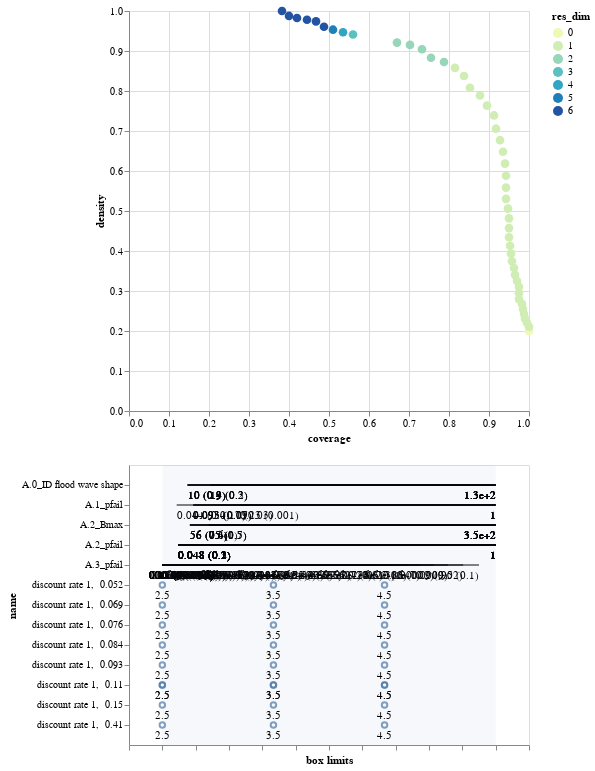

The code cell stored with this chart in its notebook:
### Code cell
box1.inspect_tradeoff()

### Figure 1 — Vega-Lite specification as saved in the notebook (floating-point values rounded to 4 significant figures)
{"config": {"view": {"continuousWidth": 400, "continuousHeight": 300}}, "vconcat": [{"data": {"name": "data-1dca79ca865b7201e2f91e86194e13cc"}, "mark": {"type": "circle", "size": 75}, "encoding": {"color": {"type": "ordinal", "field": "res_dim", "scale": {"range": ["#eff9b6", "#d0edb3", "#97d6b9", "#5dc0c0", "#31a5c2", "#1f80b8", "#2354a3", "#21318d"]}}, "opacity": {"condition": {"value": 1, "selection": "selector002"}, "value": 0.4}, "tooltip": [{"type": "ordinal", "field": "id"}, {"type": "quantitative", "field": "coverage", "format": ".2"}, {"type": "quantitative", "field": "density", "format": ".2"}, {"type": "ordinal", "field": "res_dim"}], "x": {"type": "quantitative", "field": "coverage"}, "y": {"type": "quantitative", "field": "density"}}, "height": 400, "selection": {"selector002": {"type": "single", "fields": ["id"]}}, "width": 400}, {"layer": [{"data": {"name": "data-bb6aba9d5b2784dfa821c54e2e2ca2a7"}, "mark": "rule", "encoding": {"x": {"type": "quantitative", "axis": {"grid": false, "labels": false, "title": "box limits"}, "field": "x_lower", "scale": {"domain": [0, 1], "padding": 0.1}}, "x2": {"field": "x_upper"}, "y": {"type": "nominal", "field": "name", "scale": {"padding": 1.0}}}, "transform": [{"calculate": "(datum.x1-datum.minimum)/(datum.maximum-datum.minimum)", "as": "x_lower"}, {"calculate": "(datum.x2-datum.minimum)/(datum.maximum-datum.minimum)", "as": "x_upper"}, {"filter": {"selection": "selector002"}}], "width": 400}, {"data": {"name": "data-bb6aba9d5b2784dfa821c54e2e2ca2a7"}, "mark": {"type": "text", "align": "left", "baseline": "top", "dy": 5}, "encoding": {"text": {"type": "ordinal", "field": "text"}, "x": {"type": "quantitative", "axis": {"grid": false, "labels": false, "title": "box limits"}, "field": "x_lower", "scale": {"domain": [0, 1], "padding": 0.1}}, "x2": {"field": "x_upper"}, "y": {"type": "nominal", "field": "name", "scale": {"padding": 1.0}}}, "transform": [{"calculate": "(datum.x1-datum.minimum)/(datum.maximum-datum.minimum)", "as": "x_lower"}, {"calculate": "(datum.x2-datum.minimum)/(datum.maximum-datum.minimum)", "as": "x_upper"}, {"filter": {"selection": "selector002"}}, {"calculate": "datum.qp_lower>0?format(datum.x1, \".2\")+\" (\"+format(datum.qp_lower, \".1~g\")+\")\" :format(datum.x1, \".2\")", "as": "text"}], "width": 400}, {"data": {"name": "data-bb6aba9d5b2784dfa821c54e2e2ca2a7"}, "mark": {"type": "text", "align": "right", "baseline": "top", "dy": 5}, "encoding": {"text": {"type": "ordinal", "field": "text"}, "x": {"type": "quantitative", "field": "x_upper"}, "x2": {"field": "x_upper"}, "y": {"type": "nominal", "field": "name", "scale": {"padding": 1.0}}}, "transform": [{"calculate": "(datum.x1-datum.minimum)/(datum.maximum-datum.minimum)", "as": "x_lower"}, {"calculate": "(datum.x2-datum.minimum)/(datum.maximum-datum.minimum)", "as": "x_upper"}, {"filter": {"selection": "selector002"}}, {"calculate": "datum.qp_upper>0?format(datum.x2, \".2\")+\" (\"+format(datum.qp_upper, \".1\")+\")\" :format(datum.x2, \".2\")", "as": "text"}], "width": 400}, {"data": {"name": "data-bb8d07f6df3d47a6a475317795287b23"}, "mark": {"type": "rect", "opacity": 0.05}, "encoding": {"x": {"type": "quantitative", "field": "start"}, "x2": {"field": "end"}}}, {"data": {"name": "data-0ed92d81dcf1db64b46acbf7480b443c"}, "mark": "point", "encoding": {"x": {"type": "quantitative", "field": "x"}, "y": {"type": "nominal", "field": "name"}}, "transform": [{"filter": {"selection": "selector002"}}], "width": 400}, {"data": {"name": "data-0ed92d81dcf1db64b46acbf7480b443c"}, "mark": {"type": "text", "align": "center", "baseline": "top", "dy": 5}, "encoding": {"text": {"type": "nominal", "field": "item"}, "x": {"type": "quantitative", "field": "x"}, "y": {"type": "nominal", "field": "name"}}, "transform": [{"filter": {"selection": "selector002"}}], "width": 400}]}], "$schema": "https://vega.github.io/schema/vega-lite/v4.8.1.json", "datasets": {"data-1dca79ca865b7201e2f91e86194e13cc": [{"coverage": 1.0, "density": 0.2, "id": 0, "mass": 1.0, "mean": 0.2, "res_dim": 0}, {"coverage": 1.0, "density": 0.2105, "id": 1, "mass": 0.95, "mean": 0.2105, "res_dim": 1}, {"coverage": 0.995, "density": 0.2205, "id": 2, "mass": 0.9025, "mean": 0.2205, "res_dim": 1}, {"coverage": 0.99, "density": 0.231, "id": 3, "mass": 0.857, "mean": 0.231, "res_dim": 1}, {"coverage": 0.9875, "density": 0.2426, "id": 4, "mass": 0.814, "mean": 0.2426, "res_dim": 1}, {"coverage": 0.985, "density": 0.2549, "id": 5, "mass": 0.773, "mean": 0.2549, "res_dim": 1}, {"coverage": 0.9825, "density": 0.2677, "id": 6, "mass": 0.734, "mean": 0.2677, "res_dim": 1}, {"coverage": 0.975, "density": 0.2798, "id": 7, "mass": 0.697, "mean": 0.2798, "res_dim": 1}, {"coverage": 0.975, "density": 0.2946, "id": 8, "mass": 0.662, "mean": 0.2946, "res_dim": 1}, {"coverage": 0.975, "density": 0.3103, "id": 9, "mass": 0.6285, "mean": 0.3103, "res_dim": 1}, {"coverage": 0.97, "density": 0.325, "id": 10, "mass": 0.597, "mean": 0.325, "res_dim": 1}, {"coverage": 0.965, "density": 0.3404, "id": 11, "mass": 0.567, "mean": 0.3404, "res_dim": 1}, {"coverage": 0.9625, "density": 0.3575, "id": 12, "mass": 0.5385, "mean": 0.3575, "res_dim": 1}, {"coverage": 0.9575, "density": 0.3744, "id": 13, "mass": 0.5115, "mean": 0.3744, "res_dim": 1}, {"coverage": 0.955, "density": 0.3934, "id": 14, "mass": 0.4855, "mean": 0.3934, "res_dim": 1}, {"coverage": 0.9525, "density": 0.4132, "id": 15, "mass": 0.461, "mean": 0.4132, "res_dim": 1}, {"coverage": 0.95, "density": 0.4343, "id": 16, "mass": 0.4375, "mean": 0.4343, "res_dim": 1}, {"coverage": 0.95, "density": 0.4573, "id": 17, "mass": 0.4155, "mean": 0.4573, "res_dim": 1}, {"coverage": 0.95, "density": 0.4816, "id": 18, "mass": 0.3945, "mean": 0.4816, "res_dim": 1}, {"coverage": 0.9475, "density": 0.506, "id": 19, "mass": 0.3745, "mean": 0.506, "res_dim": 1}, {"coverage": 0.9425, "density": 0.5302, "id": 20, "mass": 0.3555, "mean": 0.5302, "res_dim": 1}, {"coverage": 0.9425, "density": 0.5585, "id": 21, "mass": 0.3375, "mean": 0.5585, "res_dim": 1}, {"coverage": 0.9425, "density": 0.5881, "id": 22, "mass": 0.3205, "mean": 0.5881, "res_dim": 1}, {"coverage": 0.94, "density": 0.6184, "id": 23, "mass": 0.304, "mean": 0.6184, "res_dim": 1}, {"coverage": 0.935, "density": 0.6482, "id": 24, "mass": 0.2885, "mean": 0.6482, "res_dim": 1}, {"coverage": 0.9275, "density": 0.677, "id": 25, "mass": 0.274, "mean": 0.677, "res_dim": 1}, {"coverage": 0.9175, "density": 0.7058, "id": 26, "mass": 0.26, "mean": 0.7058, "res_dim": 1}, {"coverage": 0.9125, "density": 0.7389, "id": 27, "mass": 0.247, "mean": 0.7389, "res_dim": 1}, {"coverage": 0.895, "density": 0.7633, "id": 28, "mass": 0.2345, "mean": 0.7633, "res_dim": 1}, {"coverage": 0.8775, "density": 0.7888, "id": 29, "mass": 0.2225, "mean": 0.7888, "res_dim": 1}, {"coverage": 0.8525, "density": 0.8081, "id": 30, "mass": 0.211, "mean": 0.8081, "res_dim": 1}, {"coverage": 0.8375, "density": 0.8375, "id": 31, "mass": 0.2, "mean": 0.8375, "res_dim": 1}, {"coverage": 0.815, "density": 0.8579, "id": 32, "mass": 0.19, "mean": 0.8579, "res_dim": 1}, {"coverage": 0.7875, "density": 0.8726, "id": 33, "mass": 0.1805, "mean": 0.8726, "res_dim": 2}, {"coverage": 0.755, "density": 0.883, "id": 34, "mass": 0.171, "mean": 0.883, "res_dim": 2}, {"coverage": 0.7325, "density": 0.9043, "id": 35, "mass": 0.162, "mean": 0.9043, "res_dim": 2}, {"coverage": 0.7025, "density": 0.9153, "id": 36, "mass": 0.1535, "mean": 0.9153, "res_dim": 2}, {"coverage": 0.67, "density": 0.921, "id": 37, "mass": 0.1455, "mean": 0.921, "res_dim": 2}, {"coverage": 0.56, "density": 0.9412, "id": 38, "mass": 0.119, "mean": 0.9412, "res_dim": 3}, {"coverage": 0.535, "density": 0.9469, "id": 39, "mass": 0.113, "mean": 0.9469, "res_dim": 4}, {"coverage": 0.51, "density": 0.9533, "id": 40, "mass": 0.107, "mean": 0.9533, "res_dim": 5}, {"coverage": 0.4875, "density": 0.9606, "id": 41, "mass": 0.1015, "mean": 0.9606, "res_dim": 6}, {"coverage": 0.4675, "density": 0.974, "id": 42, "mass": 0.096, "mean": 0.974, "res_dim": 6}, {"coverage": 0.445, "density": 0.978, "id": 43, "mass": 0.091, "mean": 0.978, "res_dim": 6}, {"coverage": 0.42, "density": 0.9825, "id": 44, "mass": 0.0855, "mean": 0.9825, "res_dim": 6}, {"coverage": 0.4, "density": 0.9877, "id": 45, "mass": 0.081, "mean": 0.9877, "res_dim": 6}, {"coverage": 0.3825, "density": 1.0, "id": 46, "mass": 0.0765, "mean": 1.0, "res_dim": 6}], "data-bb6aba9d5b2784dfa821c54e2e2ca2a7": [{"x1": 0.0003358, "x2": 0.9498, "name": "A.3_pfail", "id": 1, "minimum": 0.0003358, "maximum": 0.9999, "qp_lower": -1.0, "qp_upper": 0.132}, {"x1": 0.0003358, "x2": 0.9024, "name": "A.3_pfail", "id": 2, "minimum": 0.0003358, "maximum": 0.9999, "qp_lower": -1.0, "qp_upper": 0.01668}, {"x1": 0.0003358, "x2": 0.857, "name": "A.3_pfail", "id": 3, "minimum": 0.0003358, "maximum": 0.9999, "qp_lower": -1.0, "qp_upper": 0.0008707}, {"x1": 0.0003358, "x2": 0.8139, "name": "A.3_pfail", "id": 4, "minimum": 0.0003358, "maximum": 0.9999, "qp_lower": -1.0, "qp_upper": 1.508e-05}, {"x1": 0.0003358, "x2": 0.7731, "name": "A.3_pfail", "id": 5, "minimum": 0.0003358, "maximum": 0.9999, "qp_lower": -1.0, "qp_upper": 9.748e-08}, {"x1": 0.0003358, "x2": 0.7341, "name": "A.3_pfail", "id": 6, "minimum": 0.0003358, "maximum": 0.9999, "qp_lower": -1.0, "qp_upper": 2.413e-10}, {"x1": 0.0003358, "x2": 0.697, "name": "A.3_pfail", "id": 7, "minimum": 0.0003358, "maximum": 0.9999, "qp_lower": -1.0, "qp_upper": 5.866e-13}, {"x1": 0.0003358, "x2": 0.662, "name": "A.3_pfail", "id": 8, "minimum": 0.0003358, "maximum": 0.9999, "qp_lower": -1.0, "qp_upper": 1.663e-16}, {"x1": 0.0003358, "x2": 0.6286, "name": "A.3_pfail", "id": 9, "minimum": 0.0003358, "maximum": 0.9999, "qp_lower": -1.0, "qp_upper": 1.592e-20}, {"x1": 0.0003358, "x2": 0.5971, "name": "A.3_pfail", "id": 10, "minimum": 0.0003358, "maximum": 0.9999, "qp_lower": -1.0, "qp_upper": 2.33e-24}, {"x1": 0.0003358, "x2": 0.5669, "name": "A.3_pfail", "id": 11, "minimum": 0.0003358, "maximum": 0.9999, "qp_lower": -1.0, "qp_upper": 1.668e-28}, {"x1": 0.0003358, "x2": 0.5386, "name": "A.3_pfail", "id": 12, "minimum": 0.0003358, "maximum": 0.9999, "qp_lower": -1.0, "qp_upper": 2.732e-33}, {"x1": 0.0003358, "x2": 0.5115, "name": "A.3_pfail", "id": 13, "minimum": 0.0003358, "maximum": 0.9999, "qp_lower": -1.0, "qp_upper": 3.904e-38}, {"x1": 0.0003358, "x2": 0.4855, "name": "A.3_pfail", "id": 14, "minimum": 0.0003358, "maximum": 0.9999, "qp_lower": -1.0, "qp_upper": 1.533e-43}, {"x1": 0.0003358, "x2": 0.4609, "name": "A.3_pfail", "id": 15, "minimum": 0.0003358, "maximum": 0.9999, "qp_lower": -1.0, "qp_upper": 2.34e-49}, {"x1": 0.0003358, "x2": 0.4374, "name": "A.3_pfail", "id": 16, "minimum": 0.0003358, "maximum": 0.9999, "qp_lower": -1.0, "qp_upper": 1.366e-55}, {"x1": 0.0003358, "x2": 0.4155, "name": "A.3_pfail", "id": 17, "minimum": 0.0003358, "maximum": 0.9999, "qp_lower": -1.0, "qp_upper": 1.311e-62}, {"x1": 0.0003358, "x2": 0.3945, "name": "A.3_pfail", "id": 18, "minimum": 0.0003358, "maximum": 0.9999, "qp_lower": -1.0, "qp_upper": 4.22e-70}, {"x1": 0.0003358, "x2": 0.3746, "name": "A.3_pfail", "id": 19, "minimum": 0.0003358, "maximum": 0.9999, "qp_lower": -1.0, "qp_upper": 1.85e-77}, {"x1": 0.0003358, "x2": 0.3555, "name": "A.3_pfail", "id": 20, "minimum": 0.0003358, "maximum": 0.9999, "qp_lower": -1.0, "qp_upper": 1.488e-84}, {"x1": 0.0003358, "x2": 0.3373, "name": "A.3_pfail", "id": 21, "minimum": 0.0003358, "maximum": 0.9999, "qp_lower": -1.0, "qp_upper": 2.384e-93}, {"x1": 0.0003358, "x2": 0.3204, "name": "A.3_pfail", "id": 22, "minimum": 0.0003358, "maximum": 0.9999, "qp_lower": -1.0, "qp_upper": 1.272e-102}, {"x1": 0.0003358, "x2": 0.304, "name": "A.3_pfail", "id": 23, "minimum": 0.0003358, "maximum": 0.9999, "qp_lower": -1.0, "qp_upper": 7.055e-112}, {"x1": 0.0003358, "x2": 0.2884, "name": "A.3_pfail", "id": 24, "minimum": 0.0003358, "maximum": 0.9999, "qp_lower": -1.0, "qp_upper": 1.095e-120}, {"x1": 0.0003358, "x2": 0.2739, "name": "A.3_pfail", "id": 25, "minimum": 0.0003358, "maximum": 0.9999, "qp_lower": -1.0, "qp_upper": 7.381e-129}, {"x1": 0.0003358, "x2": 0.2599, "name": "A.3_pfail", "id": 26, "minimum": 0.0003358, "maximum": 0.9999, "qp_lower": -1.0, "qp_upper": 1.3e-136}, {"x1": 0.0003358, "x2": 0.2471, "name": "A.3_pfail", "id": 27, "minimum": 0.0003358, "maximum": 0.9999, "qp_lower": -1.0, "qp_upper": 1.674e-146}, {"x1": 0.0003358, "x2": 0.2345, "name": "A.3_pfail", "id": 28, "minimum": 0.0003358, "maximum": 0.9999, "qp_lower": -1.0, "qp_upper": 1.388e-151}, {"x1": 0.0003358, "x2": 0.2225, "name": "A.3_pfail", "id": 29, "minimum": 0.0003358, "maximum": 0.9999, "qp_lower": -1.0, "qp_upper": 7.777e-157}, {"x1": 0.0003358, "x2": 0.2112, "name": "A.3_pfail", "id": 30, "minimum": 0.0003358, "maximum": 0.9999, "qp_lower": -1.0, "qp_upper": 1.399e-158}, {"x1": 0.0003358, "x2": 0.2, "name": "A.3_pfail", "id": 31, "minimum": 0.0003358, "maximum": 0.9999, "qp_lower": -1.0, "qp_upper": 2.48e-165}, {"x1": 0.0003358, "x2": 0.1901, "name": "A.3_pfail", "id": 32, "minimum": 0.0003358, "maximum": 0.9999, "qp_lower": -1.0, "qp_upper": 1.405e-167}, {"x1": 0.04827, "x2": 0.9996, "name": "A.2_pfail", "id": 33, "minimum": 2.639e-05, "maximum": 0.9996, "qp_lower": 0.2373, "qp_upper": -1.0}, {"x1": 0.0003358, "x2": 0.1901, "name": "A.3_pfail", "id": 33, "minimum": 0.0003358, "maximum": 0.9999, "qp_lower": -1.0, "qp_upper": 1.821e-170}, {"x1": 0.04827, "x2": 0.9996, "name": "A.2_pfail", "id": 34, "minimum": 2.639e-05, "maximum": 0.9996, "qp_lower": 0.3005, "qp_upper": -1.0}, {"x1": 0.0003358, "x2": 0.1798, "name": "A.3_pfail", "id": 34, "minimum": 0.0003358, "maximum": 0.9999, "qp_lower": -1.0, "qp_upper": 7.638e-167}, {"x1": 0.04827, "x2": 0.9996, "name": "A.2_pfail", "id": 35, "minimum": 2.639e-05, "maximum": 0.9996, "qp_lower": 0.2613, "qp_upper": -1.0}, {"x1": 0.0003358, "x2": 0.1705, "name": "A.3_pfail", "id": 35, "minimum": 0.0003358, "maximum": 0.9999, "qp_lower": -1.0, "qp_upper": 9.462e-169}, {"x1": 0.04827, "x2": 0.9996, "name": "A.2_pfail", "id": 36, "minimum": 2.639e-05, "maximum": 0.9996, "qp_lower": 0.2361, "qp_upper": -1.0}, {"x1": 0.0003358, "x2": 0.1619, "name": "A.3_pfail", "id": 36, "minimum": 0.0003358, "maximum": 0.9999, "qp_lower": -1.0, "qp_upper": 1.985e-165}, {"x1": 0.04827, "x2": 0.9996, "name": "A.2_pfail", "id": 37, "minimum": 2.639e-05, "maximum": 0.9996, "qp_lower": 0.22, "qp_upper": -1.0}, {"x1": 0.0003358, "x2": 0.1539, "name": "A.3_pfail", "id": 37, "minimum": 0.0003358, "maximum": 0.9999, "qp_lower": -1.0, "qp_upper": 1.28e-159}, {"x1": 0.04827, "x2": 0.9996, "name": "A.2_pfail", "id": 38, "minimum": 2.639e-05, "maximum": 0.9996, "qp_lower": 0.1967, "qp_upper": -1.0}, {"x1": 0.0003358, "x2": 0.1539, "name": "A.3_pfail", "id": 38, "minimum": 0.0003358, "maximum": 0.9999, "qp_lower": -1.0, "qp_upper": 7.013e-129}, {"x1": 56.48, "x2": 350.0, "name": "A.2_Bmax", "id": 39, "minimum": 30.01, "maximum": 350.0, "qp_lower": 0.4269, "qp_upper": -1.0}, {"x1": 0.04827, "x2": 0.9996, "name": "A.2_pfail", "id": 39, "minimum": 2.639e-05, "maximum": 0.9996, "qp_lower": 0.1785, "qp_upper": -1.0}, {"x1": 0.0003358, "x2": 0.1539, "name": "A.3_pfail", "id": 39, "minimum": 0.0003358, "maximum": 0.9999, "qp_lower": -1.0, "qp_upper": 1.086e-122}, {"x1": 10.0, "x2": 132.0, "name": "A.0_ID flood wave shape", "id": 40, "minimum": 0.0, "maximum": 132.0, "qp_lower": 0.4131, "qp_upper": -1.0}, {"x1": 56.48, "x2": 350.0, "name": "A.2_Bmax", "id": 40, "minimum": 30.01, "maximum": 350.0, "qp_lower": 0.4012, "qp_upper": -1.0}, {"x1": 0.04827, "x2": 0.9996, "name": "A.2_pfail", "id": 40, "minimum": 2.639e-05, "maximum": 0.9996, "qp_lower": 0.2171, "qp_upper": -1.0}, {"x1": 0.0003358, "x2": 0.1539, "name": "A.3_pfail", "id": 40, "minimum": 0.0003358, "maximum": 0.9999, "qp_lower": -1.0, "qp_upper": 9.524e-116}, {"x1": 10.0, "x2": 132.0, "name": "A.0_ID flood wave shape", "id": 41, "minimum": 0.0, "maximum": 132.0, "qp_lower": 0.3947, "qp_upper": -1.0}, {"x1": 0.04351, "x2": 0.9995, "name": "A.1_pfail", "id": 41, "minimum": 0.0004969, "maximum": 0.9995, "qp_lower": 0.3891, "qp_upper": -1.0}, {"x1": 56.48, "x2": 350.0, "name": "A.2_Bmax", "id": 41, "minimum": 30.01, "maximum": 350.0, "qp_lower": 0.3779, "qp_upper": -1.0}, {"x1": 0.04827, "x2": 0.9996, "name": "A.2_pfail", "id": 41, "minimum": 2.639e-05, "maximum": 0.9996, "qp_lower": 0.192, "qp_upper": -1.0}, {"x1": 0.0003358, "x2": 0.1539, "name": "A.3_pfail", "id": 41, "minimum": 0.0003358, "maximum": 0.9999, "qp_lower": -1.0, "qp_upper": 1.774e-112}, {"x1": 10.0, "x2": 132.0, "name": "A.0_ID flood wave shape", "id": 42, "minimum": 0.0, "maximum": 132.0, "qp_lower": 0.3524, "qp_upper": -1.0}, {"x1": 0.0933, "x2": 0.9995, "name": "A.1_pfail", "id": 42, "minimum": 0.0004969, "maximum": 0.9995, "qp_lower": 0.1116, "qp_upper": -1.0}, {"x1": 56.48, "x2": 350.0, "name": "A.2_Bmax", "id": 42, "minimum": 30.01, "maximum": 350.0, "qp_lower": 0.6472, "qp_upper": -1.0}, {"x1": 0.04827, "x2": 0.9996, "name": "A.2_pfail", "id": 42, "minimum": 2.639e-05, "maximum": 0.9996, "qp_lower": 0.1396, "qp_upper": -1.0}, {"x1": 0.0003358, "x2": 0.1539, "name": "A.3_pfail", "id": 42, "minimum": 0.0003358, "maximum": 0.9999, "qp_lower": -1.0, "qp_upper": 9.422e-112}, {"x1": 10.0, "x2": 132.0, "name": "A.0_ID flood wave shape", "id": 43, "minimum": 0.0, "maximum": 132.0, "qp_lower": 0.3339, "qp_upper": -1.0}, {"x1": 0.0933, "x2": 0.9995, "name": "A.1_pfail", "id": 43, "minimum": 0.0004969, "maximum": 0.9995, "qp_lower": 0.09291, "qp_upper": -1.0}, {"x1": 74.52, "x2": 350.0, "name": "A.2_Bmax", "id": 43, "minimum": 30.01, "maximum": 350.0, "qp_lower": 0.517, "qp_upper": -1.0}, {"x1": 0.04827, "x2": 0.9996, "name": "A.2_pfail", "id": 43, "minimum": 2.639e-05, "maximum": 0.9996, "qp_lower": 0.1181, "qp_upper": -1.0}, {"x1": 0.0003358, "x2": 0.1539, "name": "A.3_pfail", "id": 43, "minimum": 0.0003358, "maximum": 0.9999, "qp_lower": -1.0, "qp_upper": 5.365e-106}, {"x1": 19.0, "x2": 132.0, "name": "A.0_ID flood wave shape", "id": 44, "minimum": 0.0, "maximum": 132.0, "qp_lower": 0.2224, "qp_upper": -1.0}, {"x1": 0.0933, "x2": 0.9995, "name": "A.1_pfail", "id": 44, "minimum": 0.0004969, "maximum": 0.9995, "qp_lower": 0.06954, "qp_upper": -1.0}, {"x1": 74.52, "x2": 350.0, "name": "A.2_Bmax", "id": 44, "minimum": 30.01, "maximum": 350.0, "qp_lower": 0.5015, "qp_upper": -1.0}, {"x1": 0.04827, "x2": 0.9996, "name": "A.2_pfail", "id": 44, "minimum": 2.639e-05, "maximum": 0.9996, "qp_lower": 0.1656, "qp_upper": -1.0}, {"x1": 0.0003358, "x2": 0.1539, "name": "A.3_pfail", "id": 44, "minimum": 0.0003358, "maximum": 0.9999, "qp_lower": -1.0, "qp_upper": 3.474e-101}, {"x1": 19.0, "x2": 132.0, "name": "A.0_ID flood wave shape", "id": 45, "minimum": 0.0, "maximum": 132.0, "qp_lower": 0.3031, "qp_upper": -1.0}, {"x1": 0.1744, "x2": 0.9995, "name": "A.1_pfail", "id": 45, "minimum": 0.0004969, "maximum": 0.9995, "qp_lower": 0.03223, "qp_upper": -1.0}, {"x1": 74.52, "x2": 350.0, "name": "A.2_Bmax", "id": 45, "minimum": 30.01, "maximum": 350.0, "qp_lower": 0.7142, "qp_upper": -1.0}, {"x1": 0.04827, "x2": 0.9996, "name": "A.2_pfail", "id": 45, "minimum": 2.639e-05, "maximum": 0.9996, "qp_lower": 0.1339, "qp_upper": -1.0}, {"x1": 0.0003358, "x2": 0.1539, "name": "A.3_pfail", "id": 45, "minimum": 0.0003358, "maximum": 0.9999, "qp_lower": -1.0, "qp_upper": 2.009e-96}, {"x1": 19.0, "x2": 132.0, "name": "A.0_ID flood wave shape", "id": 46, "minimum": 0.0, "maximum": 132.0, "qp_lower": 0.1653, "qp_upper": -1.0}, {"x1": 0.2326, "x2": 0.9995, "name": "A.1_pfail", "id": 46, "minimum": 0.0004969, "maximum": 0.9995, "qp_lower": 0.001435, "qp_upper": -1.0}, {"x1": 74.52, "x2": 350.0, "name": "A.2_Bmax", "id": 46, "minimum": 30.01, "maximum": 350.0, "qp_lower": 1.0, "qp_upper": -1.0}, {"x1": 0.04827, "x2": 0.9996, "name": "A.2_pfail", "id": 46, "minimum": 2.639e-05, "maximum": 0.9996, "qp_lower": 0.1406, "qp_upper": -1.0}, {"x1": 0.0003358, "x2": 0.1539, "name": "A.3_pfail", "id": 46, "minimum": 0.0003358, "maximum": 0.9999, "qp_lower": -1.0, "qp_upper": 8.332e-95}], "data-bb8d07f6df3d47a6a475317795287b23": [{"start": 0, "end": 1}], "data-0ed92d81dcf1db64b46acbf7480b443c": [{"name": "discount rate 1,  0.15", "n_items": 4, "item": 2.5, "id": 38, "x": 0.0}, {"name": "discount rate 1,  0.15", "n_items": 4, "item": 3.5, "id": 38, "x": 0.3333}, {"name": "discount rate 1,  0.15", "n_items": 4, "item": 4.5, "id": 38, "x": 0.6667}, {"name": "discount rate 1,  0.11", "n_items": 4, "item": 2.5, "id": 39, "x": 0.0}, {"name": "discount rate 1,  0.11", "n_items": 4, "item": 3.5, "id": 39, "x": 0.3333}, {"name": "discount rate 1,  0.11", "n_items": 4, "item": 4.5, "id": 39, "x": 0.6667}, {"name": "discount rate 1,  0.076", "n_items": 4, "item": 2.5, "id": 40, "x": 0.0}, {"name": "discount rate 1,  0.076", "n_items": 4, "item": 3.5, "id": 40, "x": 0.3333}, {"name": "discount rate 1,  0.076", "n_items": 4, "item": 4.5, "id": 40, "x": 0.6667}, {"name": "discount rate 1,  0.052", "n_items": 4, "item": 2.5, "id": 41, "x": 0.0}, {"name": "discount rate 1,  0.052", "n_items": 4, "item": 3.5, "id": 41, "x": 0.3333}, {"name": "discount rate 1,  0.052", "n_items": 4, "item": 4.5, "id": 41, "x": 0.6667}, {"name": "discount rate 1,  0.093", "n_items": 4, "item": 2.5, "id": 42, "x": 0.0}, {"name": "discount rate 1,  0.093", "n_items": 4, "item": 3.5, "id": 42, "x": 0.3333}, {"name": "discount rate 1,  0.093", "n_items": 4, "item": 4.5, "id": 42, "x": 0.6667}, {"name": "discount rate 1,  0.069", "n_items": 4, "item": 2.5, "id": 43, "x": 0.0}, {"name": "discount rate 1,  0.069", "n_items": 4, "item": 3.5, "id": 43, "x": 0.3333}, {"name": "discount rate 1,  0.069", "n_items": 4, "item": 4.5, "id": 43, "x": 0.6667}, {"name": "discount rate 1,  0.084", "n_items": 4, "item": 2.5, "id": 44, "x": 0.0}, {"name": "discount rate 1,  0.084", "n_items": 4, "item": 3.5, "id": 44, "x": 0.3333}, {"name": "discount rate 1,  0.084", "n_items": 4, "item": 4.5, "id": 44, "x": 0.6667}, {"name": "discount rate 1,  0.11", "n_items": 4, "item": 2.5, "id": 45, "x": 0.0}, {"name": "discount rate 1,  0.11", "n_items": 4, "item": 3.5, "id": 45, "x": 0.3333}, {"name": "discount rate 1,  0.11", "n_items": 4, "item": 4.5, "id": 45, "x": 0.6667}, {"name": "discount rate 1,  0.41", "n_items": 4, "item": 2.5, "id": 46, "x": 0.0}, {"name": "discount rate 1,  0.41", "n_items": 4, "item": 3.5, "id": 46, "x": 0.3333}, {"name": "discount rate 1,  0.41", "n_items": 4, "item": 4.5, "id": 46, "x": 0.6667}]}}
